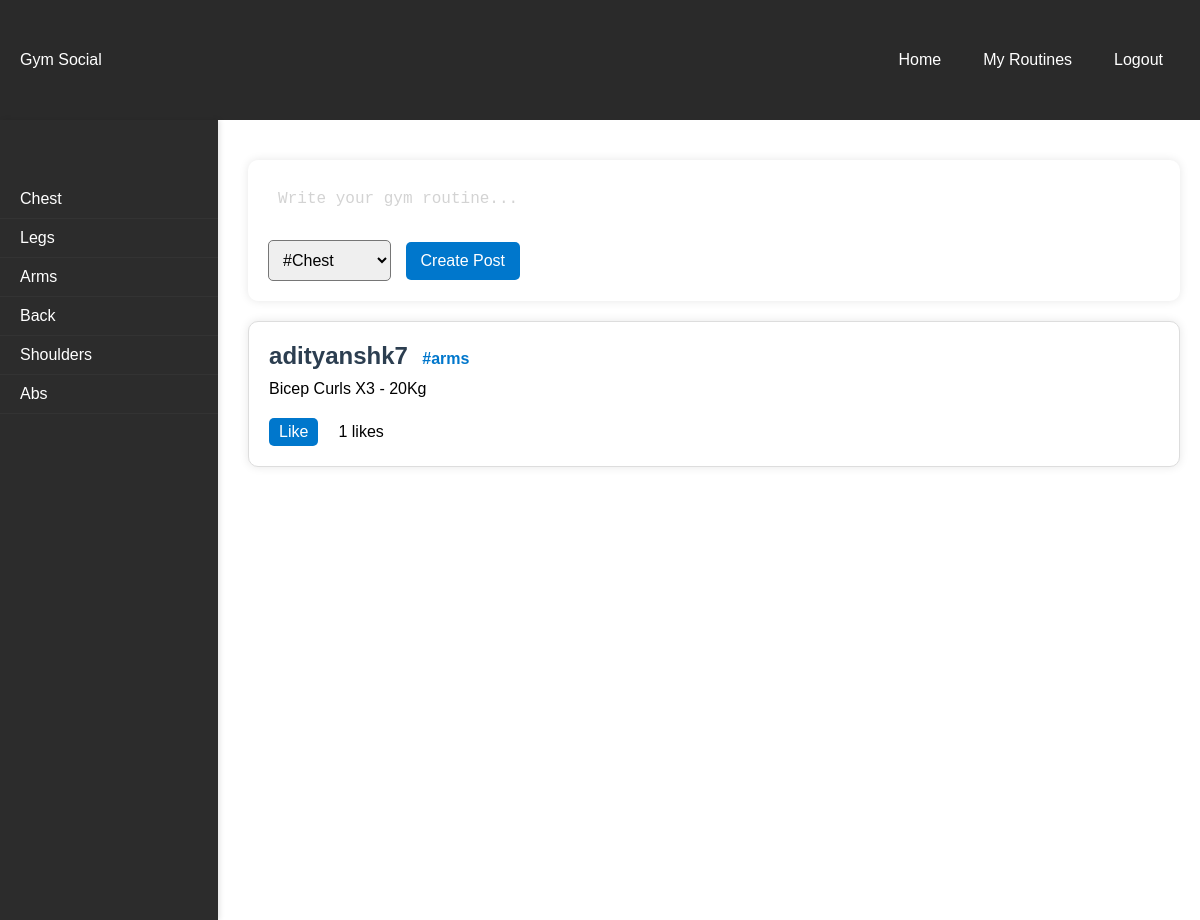
Page /landing/arms/ on the committed database.
### tables this page shows
CREATE TABLE posts (
    id INTEGER PRIMARY KEY,
    user_id INTEGER,
    body_part TEXT NOT NULL,
    content TEXT NOT NULL,
    likes INTEGER DEFAULT 0,
    FOREIGN KEY (user_id) REFERENCES users (id)
);

CREATE TABLE users (
    id INTEGER PRIMARY KEY,
    username TEXT NOT NULL UNIQUE,
    password TEXT NOT NULL
);

### app.py (the view)
@app.route('/landing', defaults={'body_part': None}, methods=['GET', 'POST'])
@app.route('/landing/<body_part>/', methods=['GET', 'POST'])
def landing(body_part):
    conn = get_db_connection()
    if body_part:
        posts = conn.execute('SELECT p.id, p.content, p.likes, p.body_part, u.username FROM posts p JOIN users u ON p.user_id = u.id WHERE p.body_part = ? ORDER BY p.id DESC', (body_part,)).fetchall()
    else:
        posts = conn.execute('SELECT p.id, p.content, p.likes, p.body_part, u.username FROM posts p JOIN users u ON p.user_id = u.id ORDER BY p.id DESC').fetchall()
    conn.close()
    return render_template('landing.html', posts=posts)

### app.py (called while the page is built)
def get_db_connection():
    conn = sqlite3.connect(DATABASE)
    conn.row_factory = sqlite3.Row
    return conn

### templates/landing.html (shortened to what this page needs)
<!DOCTYPE html>
<html lang="en">
<head>
    <link rel="stylesheet" href="{{ url_for('static', filename='styles.css') }}">
</head>
<body>
    <header class="top-bar">
        <p>Gym Social</p>
        <div class="right-buttons">
            <a href="{{ url_for('landing') }}" class="top-menu-btn">Home</a>
            <a href="{{ url_for('my_routines') }}" class="top-menu-btn">My Routines</a>
            <a href="{{ url_for('logout') }}" class="logout-btn">Logout</a>
        </div>
    </header>
    <main>
        <div class="side-menu">
            <a href="{{ url_for('landing', body_part='chest') }}" class="menu-btn">Chest</a>
            <a href="{{ url_for('landing', body_part='legs') }}" class="menu-btn">Legs</a>
            <a href="{{ url_for('landing', body_part='arms') }}" class="menu-btn">Arms</a>
            <a href="{{ url_for('landing', body_part='back') }}" class="menu-btn">Back</a>
            <a href="{{ url_for('landing', body_part='shoulders') }}" class="menu-btn">Shoulders</a>
            <a href="{{ url_for('landing', body_part='abs') }}" class="menu-btn">Abs</a>
        </div>
        <section id="feed">
            <div class="box create-post">
                <form action="{{ url_for('create_post') }}" method="post">
                    <textarea name="content" placeholder="Write your gym routine..."></textarea>
                    <select name="body_part">
                        <option value="chest">#Chest</option>
                    </select>
                    <input type="submit" value="Create Post">
                </form>
            </div>
            {% for post in posts %}
            <div class="box post">
                <p class="username">{{ post.username }}</p>
                <p class="body_part">#{{ post.body_part }}</p>
                <p class="content">{{ post.content }}</p>
                <div class="like-section">
                    <a href="#" class="like-button" data-post-id="{{ post.id }}">Like</a>
                    <p class="likes-count" data-post-id="{{ post.id }}">{{ post.likes }} likes</p>
                </div>
            </div>
            {% endfor %}
        </section>
    </main>
</body>
</html>

### static/styles.css (style rules this page uses)
* { margin: 0; padding: 0; box-sizing: border-box; }
body { font-family: Arial, sans-serif; margin: 0; padding: 0; display: flex; flex-direction: column; height: 100vh; }
header { background-color: #333; color: white; text-align: center; padding: 1em 0; flex: 0 0 15%; }
main { flex: 1; display: flex; }
header { display: flex; justify-content: space-between; align-items: center; padding: 1em; background-color: #333; color: white; }
main { display: flex; height: calc(100vh - 60px); }
#feed { margin-left: 10px; width: calc(100% - 220px); padding: 20px; overflow-y: auto; }
.post { border: 1px solid #ddd; padding: 10px; margin-bottom: 10px; }
.content { white-space: pre-line; margin-bottom: 20px; }
.username { font-weight: bold; }
.body_part { color: #0077cc; }
.like-button { background-color: #0077cc; color: white; padding: 5px 10px; text-decoration: none; }
.likes-count { display: inline-block; margin-left: 10px; }
.box { background-color: white; border-radius: 10px; padding: 20px; margin: 20px 0; box-shadow: 0px 0px 10px rgba(0, 0, 0, 0.1); }
.create-post { display: flex; flex-direction: column; gap: 10px; }
.create-post textarea { height: auto; overflow-y: hidden; resize: none; width: 100%; box-sizing: border-box; padding: 10px; font-size: 16px; border: none; border-radius: 5px; outline: none; }
.create-post textarea::placeholder { color: lightgray; }
.create-post select { flex-grow: 1; margin-right: 10px; padding: 10px; font-size: 16px; border-radius: 5px; }
.create-post input[type="submit"] { flex-shrink: 0; padding: 10px 15px; font-size: 16px; border-radius: 5px; white-space: nowrap; }
.create-post input[type="submit"] { background-color: #0077cc; color: white; border: none; cursor: pointer; transition: background-color 0.3s; }
.username { display: inline-block; margin-right: 10px; font-size: 1.5em; font-weight: bold; color: #2c3e50; margin-bottom: 10px; }
.body_part { color: #0077cc; font-weight: bold; display: inline-block; margin-right: 10px; margin-bottom: 10px; }
.username, .body_part { display: inline-block; margin-right: 10px; }
.like-section { display: flex; align-items: center; gap: 10px; margin-top: 10px; }
.like-button { background-color: #0077cc; color: white; padding: 5px 10px; text-decoration: none; border-radius: 5px; transition: background-color 0.3s; }
.top-bar { display: flex; justify-content: space-between; align-items: center; padding: 10px 20px; background-color: #2a2a2a; color: white; }
.top-menu-btn, .logout-btn { background-color: transparent; color: white; padding: 10px 15px; text-align: center; text-decoration: none; display: inline-block; margin: 0 2px; border-radius: 16px; font-size: 16px; transition: background-color 0.3s; }
.right-buttons { display: flex; gap: 8px; }
.side-menu { float: left; width: 220px; height: 100vh; background-color: #2c2c2c; padding-top: 60px; box-shadow: 2px 0 5px rgba(0, 0, 0, 0.1); }
.menu-btn { display: block; padding: 10px 20px; color: white; text-decoration: none; border-bottom: 1px solid #333; transition: background-color 0.3s; }

### rows in the picture
posts: username "adityanshk7", body_part "arms", content "Bicep Curls X3 - 20Kg", likes "1"
